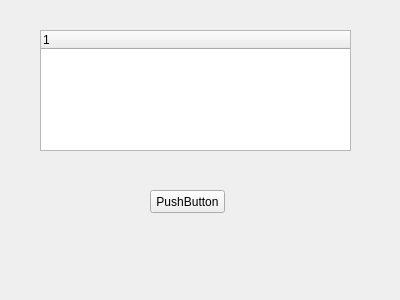
<?xml version="1.0" encoding="UTF-8"?>
<ui version="4.0">
 <class>MainWindow</class>
 <widget class="QMainWindow" name="MainWindow">
  <property name="geometry">
   <rect>
    <x>0</x>
    <y>0</y>
    <width>400</width>
    <height>300</height>
   </rect>
  </property>
  <property name="minimumSize">
   <size>
    <width>400</width>
    <height>0</height>
   </size>
  </property>
  <property name="windowTitle">
   <string>MainWindow</string>
  </property>
  <widget class="QWidget" name="centralWidget">
   <widget class="QTreeWidget" name="treeWidget">
    <property name="geometry">
     <rect>
      <x>40</x>
      <y>30</y>
      <width>311</width>
      <height>121</height>
     </rect>
    </property>
    <column>
     <property name="text">
      <string notr="true">1</string>
     </property>
    </column>
   </widget>
   <widget class="QPushButton" name="pushButton">
    <property name="geometry">
     <rect>
      <x>150</x>
      <y>190</y>
      <width>75</width>
      <height>23</height>
     </rect>
    </property>
    <property name="text">
     <string>PushButton</string>
    </property>
   </widget>
  </widget>
 </widget>
 <layoutdefault spacing="6" margin="11"/>
 <resources/>
 <connections/>
</ui>
